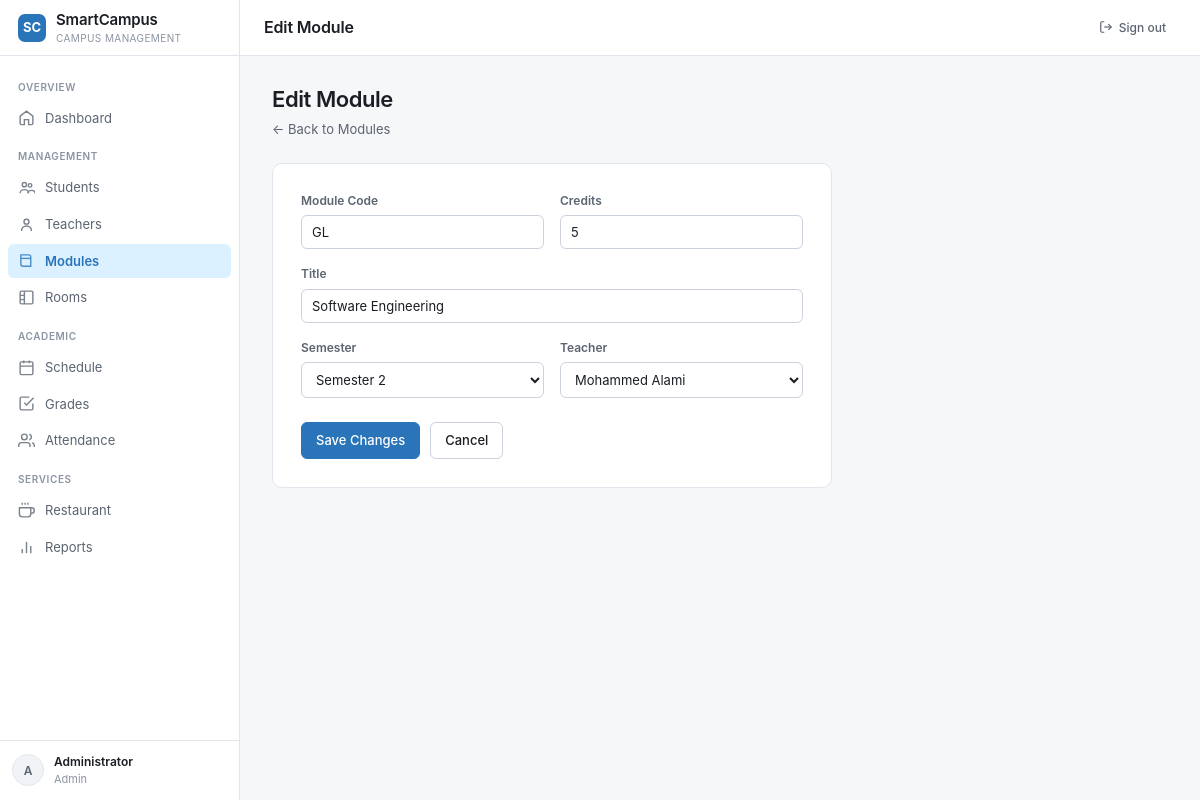
The page /modules/edit/2 (signed in) on the database its author committed.
### tables this page shows
CREATE TABLE modules (
            id          INTEGER PRIMARY KEY AUTOINCREMENT,
            code        TEXT    NOT NULL UNIQUE,
            title       TEXT    NOT NULL,
            credits     INTEGER NOT NULL DEFAULT 3,
            semester    INTEGER NOT NULL DEFAULT 1,
            teacher_id  INTEGER REFERENCES teachers(id)
        );

CREATE TABLE teachers (
            id          INTEGER PRIMARY KEY AUTOINCREMENT,
            code        TEXT    NOT NULL UNIQUE,
            first_name  TEXT    NOT NULL,
            last_name   TEXT    NOT NULL,
            email       TEXT    NOT NULL UNIQUE,
            department  TEXT    NOT NULL,
            user_id     INTEGER REFERENCES users(id)
        );

### app.py (the view, shortened to what this page needs)
@app.route("/modules/edit/<int:mid>", methods=["GET", "POST"])
@login_required(roles=["admin"])
def module_edit(mid):
    db = get_db()
    module = row_to_dict(db.execute("SELECT * FROM modules WHERE id=?", (mid,)).fetchone())
    teachers_list = rows_to_list(db.execute("SELECT * FROM teachers ORDER BY last_name").fetchall())
    if not module:
        db.close()
        flash("Module not found.", "danger")
        return redirect(url_for("modules"))
    db.close()
    return render_template("module_form.html", module=module, teachers=teachers_list)

### app.py (called while the page is built)
def login_required(roles=None):
    def decorator(f):
        @functools.wraps(f)
        def wrapped(*args, **kwargs):
            if "user_id" not in session:
                flash("Please sign in first.", "warning")
                return redirect(url_for("login"))
            if roles and session.get("role") not in roles:
                flash("Access denied.", "danger")
                return redirect(url_for("dashboard"))
            return f(*args, **kwargs)
        return wrapped
    return decorator

def row_to_dict(row):
    return dict(row) if row else None

def rows_to_list(rows):
    return [dict(r) for r in rows]

### database.py (called while the page is built)
def get_db():
    conn = sqlite3.connect(DB_PATH)
    conn.row_factory = sqlite3.Row
    conn.execute("PRAGMA foreign_keys = ON")
    return conn

### templates/module_form.html (shortened to what this page needs)
{% extends "base.html" %}
{% block page_title %}{% if module %}Edit Module{% else %}Add Module{% endif %}{% endblock %}
{% block content %}
<div class="page-header">
  <div>
    <h1>{% if module %}Edit Module{% else %}Add Module{% endif %}</h1>
    <p><a href="{{ url_for('modules') }}" style="color:#5b6470;text-decoration:none;">← Back to Modules</a></p>
  </div>
</div>
<div class="form-card">
  <form method="POST">
    <div class="form-grid">
      <div class="form-group">
        <label>Module Code</label>
        <input type="text" name="code" value="{{ module.code if module else '' }}" placeholder="POO" required>
      </div>
      <div class="form-group">
        <label>Credits</label>
        <input type="number" name="credits" value="{{ module.credits if module else 3 }}" min="1" max="10" required>
      </div>
      <div class="form-group full">
        <label>Title</label>
        <input type="text" name="title" value="{{ module.title if module else '' }}" placeholder="Module title…" required>
      </div>
      <div class="form-group">
        <label>Semester</label>
        <select name="semester">
          <option value="2" {% if module and module.semester == 2 %}selected{% endif %}>Semester 2</option>
        </select>
      </div>
      <div class="form-group">
        <label>Teacher</label>
        <select name="teacher_id">
          {% for t in teachers %}
          <option value="{{ t.id }}" {% if module and module.teacher_id == t.id %}selected{% endif %}>
            {{ t.first_name }} {{ t.last_name }}
          </option>
          {% endfor %}
        </select>
      </div>
    </div>
    <div style="display:flex;gap:10px;margin-top:24px;">
      <button type="submit" class="btn btn-primary">{% if module %}Save Changes{% else %}Add Module{% endif %}</button>
      <a href="{{ url_for('modules') }}" class="btn">Cancel</a>
    </div>
  </form>
</div>
{% endblock %}

### templates/base.html (style rules this page uses)
*, *::before, *::after { box-sizing: border-box; }
html, body { height: 100%; margin: 0; }
body { font-family: 'Inter', -apple-system, BlinkMacSystemFont, 'Segoe UI', system-ui, sans-serif; background: #f6f7f9; color: #1a1d23; font-size: 14px; line-height: 1.45; -webkit-font-smoothing: antialiased; }
.page-header { display: flex; align-items: flex-end; justify-content: space-between; margin-bottom: 24px; gap: 16px; flex-wrap: wrap; }
.page-header h1 { margin: 0; font-size: 22px; font-weight: 600; letter-spacing: -0.02em; }
.page-header p { margin: 4px 0 0; color: #5b6470; font-size: 13px; }
.btn { display: inline-flex; align-items: center; gap: 6px; padding: 8px 14px; border-radius: 6px; border: 1px solid #cbd2db; background: #fff; color: #1a1d23; font-size: 13px; font-weight: 500; font-family: inherit; cursor: pointer; text-decoration: none; white-space: nowrap; transition: background 0.12s; }
.btn-primary { background: oklch(0.55 0.13 250); color: #fff; border-color: oklch(0.55 0.13 250); }
.form-card { background: #fff; border: 1px solid #e2e6ec; border-radius: 10px; padding: 28px; max-width: 560px; }
.form-grid { display: grid; grid-template-columns: 1fr 1fr; gap: 16px; }
.form-group { display: flex; flex-direction: column; gap: 6px; }
.form-group.full { grid-column: 1 / -1; }
label { font-size: 12px; font-weight: 600; color: #5b6470; }
input, select, textarea { padding: 8px 10px; border: 1px solid #cbd2db; border-radius: 6px; font-size: 13px; font-family: inherit; background: #fff; color: #1a1d23; transition: border-color 0.12s, box-shadow 0.12s; }

### rows shown on the page
modules: code "GL", credits "5", title "Software Engineering", semester "Semester 2", teacher_id "Mohammed Alami"

### other values the page prints
{{ session.name[0].upper() }} "A"
{{ session.name }} "Administrator"
{{ session.role | capitalize }} "Admin"
